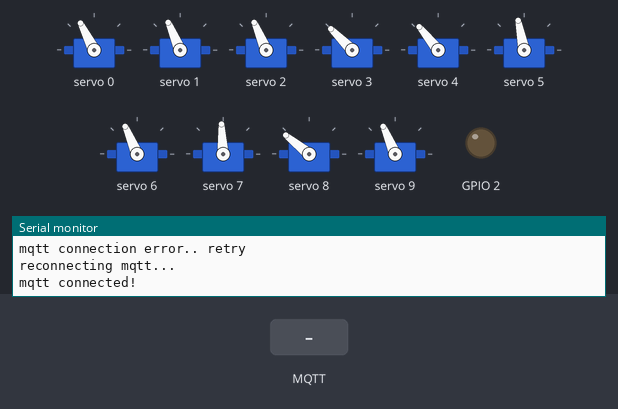
Simulated run of this sketch. Board: ESP32. Shown: 10 × servo, output pins drawn as LEDs (lit = HIGH), the last lines printed to the serial monitor. The inputs (shaded band) are chosen by the test bench. WiFi joins after 1.5 s; servers stay silent unless stated; no MQTT or app messages arrive unless stated.

Above: at 6.7 s.
6.8 s: MQTT message "relax" arrives on the first subscribed topic
9.0 s: MQTT message "test" arrives on the first subscribed topic
At 10.9 s:
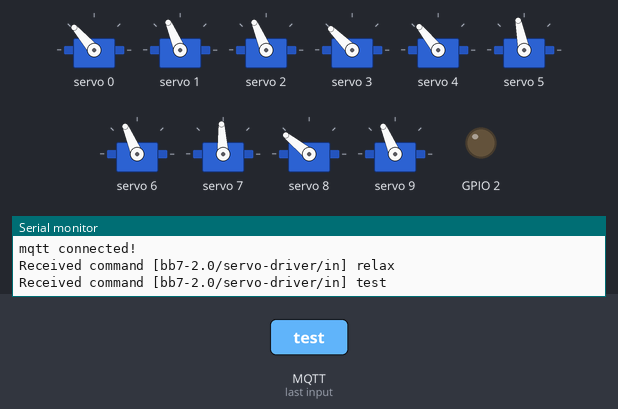
At 16.0 s:
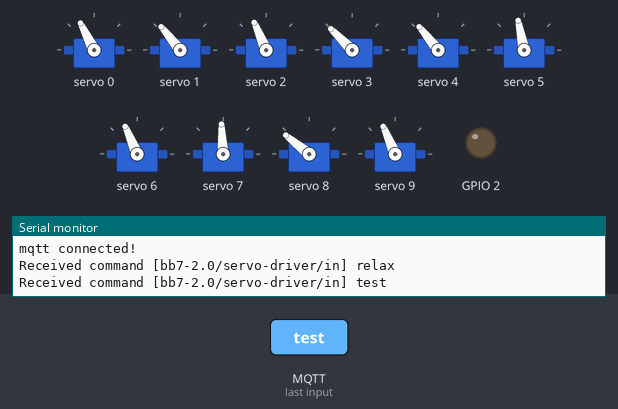
Timing chart, 0 to 29.1 s (numbered marks = the images above; inputs shaded):
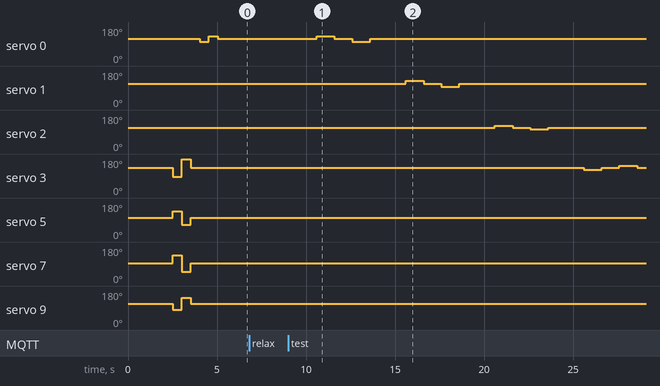

Measured:
- after the input at 9.0 s, servo 0: 117° → 131° after 1.6 s, → 117° 1.0 s later, → 103° 1.0 s later, → 117° 1.0 s later; servo 1: 113° → 129° after 6.6 s, → 113° 1.0 s later, → 97° 1.0 s later, → 113° 1.0 s later

The sketch:

motor_driver.ino
```cpp
//Preparazione IDE ESP32:
//File > Preferences > Additional Board Manager URLs > https://dl.espressif.com/dl/package_esp32_index.json
//Tools > Board Arduino Uno > Boards Manager > ESP32
//Tools > Board Arduino Uno > ESP32 Arduino" > DOIT ESP32 DEVKIT V1
//Tools > Manage Libraries > PubSubClient
//Tools > Manage Libraries > Adafruit PWM Servo Driver Library by Adafruit
//Tools > Port > <Selezionare porta seriale disponibile>

//links:
//https://randomnerdtutorials.com/installing-the-esp32-board-in-arduino-ide-windows-instructions/
//https://techtutorialsx.com/2017/04/24/esp32-connecting-to-a-wifi-network/
//https://learn.adafruit.com/16-channel-pwm-servo-driver/using-the-adafruit-library
//https://robojax.com/learn/arduino/?vid=robojax_PCA9685-V4
//https://www.pubnub.com/blog/pubsub-nodemcu-32s-esp32-mqtt-pubnub-arduino-sdk/
//https://www.silabs.com/developers/usb-to-uart-bridge-vcp-drivers

/****************************************************************************************************************************************************
 * SETUP ENVIROMENT FOR "ESP-WROOM-32 38 PIN Develeopment" chip:
 * link: https://randomnerdtutorials.com/installing-the-esp32-board-in-arduino-ide-windows-instructions/
 *
 * 1) Additional Board Manager URLs: https://raw.githubusercontent.com/espressif/arduino-esp32/gh-pages/package_esp32_index.json
 * OR: https://raw.githubusercontent.com/espressif/arduino-esp32/gh-pages/package_esp32_index.json, http://arduino.esp8266.com/stable/package_esp8266com_index.json
 * 2) Tools > Board > Boards Manager -> install "ESP32 by Espressif Systems"
 * 3) TOOLS->Board->ESP32 Arduino->DOIT ESP32 DEVKIT V1
 * 4) Tools > Port and select the COM port
 ****************************************************************************************************************************************************/


#include <WiFi.h>
#include <PubSubClient.h>

#include <Wire.h>
#include <Adafruit_PWMServoDriver.h>

//servo range
#define DEGREEMIN -90 //'minimum' degree
#define DEGREEMAX  90 //'maximum' degree

//body joint
#define HEAD                  0
#define NECK                  1
#define RIGHT_FRONT_SHOULDER  2
#define RIGHT_FRONT_ARM       3
#define LEFT_FRONT_SHOULDER   4
#define LEFT_FRONT_ARM        5
#define RIGHT_BACK_SHOULDER   6
#define RIGHT_BACK_ARM        7
#define LEFT_BACK_SHOULDER    8
#define LEFT_BACK_ARM         9

//wifi and mqtt configuration
const char* ssid     = "Vodafone-C01960075";
const char* password = "tgYsZkgHA4xhJLGy";
const char* mqtt_server = "192.168.1.6";
const int mqtt_port = 9001;
const char* topic_input = "bb7-2.0/servo-driver/in";
const char* topic_output = "bb7-2.0/servo-driver/out";
const char* client_id = "bb7-2.0/servo-driver/123456";

//mqtt vars
WiFiClient MQTTclient;
PubSubClient client(MQTTclient);
long lastReconnectAttempt = 0;

// called this way, it uses the default address 0x40
Adafruit_PWMServoDriver board = Adafruit_PWMServoDriver();

//setup wifi
void setup_wifi() {
  Serial.begin(115200);

  WiFi.begin(ssid, password);

 if(WiFi.waitForConnectResult() != WL_CONNECTED) {
      Serial.println("Couldn't connect to WiFi.");
      while(1) delay(100);
  }

  Serial.print("Connected to the WiFi network: ");
  Serial.println(ssid);
}

//setup mqtt
void setup_mqtt() {
  client.setServer(mqtt_server, mqtt_port);
  client.setCallback(receive_command);
  lastReconnectAttempt = 0;
}

//setup adafruit board
void setup_adafruit_board() {
  Serial.println("Setup adafruit board");
  //Wire.begin(SDA, SCL);
  //board = Adafruit_PWMServoDriver();
  board = Adafruit_PWMServoDriver(0x40);
  board.begin();
  board.setPWMFreq(60);
  board.setOscillatorFrequency(27000000);

  delay(500);
  for(int i=0; i<10; i++) moveJoint(i, 0);
  for(int i=0; i<10; i++) moveJoint(i, 0);
  delay(500);
  for(int i=3; i<10; i+=2) moveJoint(i, -90);
  for(int i=3; i<10; i+=2) moveJoint(i, -90);
  delay(500);
  for(int i=3; i<10; i+=2) moveJoint(i, 90);
  for(int i=3; i<10; i+=2) moveJoint(i, 90);
  delay(500);
  for(int i=3; i<10; i+=2) moveJoint(i, 0);
  for(int i=3; i<10; i+=2) moveJoint(i, 0);
  delay(500);
  moveJoint(0, 20);
  moveJoint(0, 20);
  delay(500);
  moveJoint(0, -20);
  moveJoint(0, -20);
  delay(500);
  moveJoint(0, 0);
  moveJoint(0, 0);
  delay(500);
}

//reconnect to mqtt
boolean reconnect() {
  Serial.println("reconnecting mqtt...");
  if (client.connect(client_id)) {
    client.subscribe(topic_input); // Subscribe to channel.
  }
  return client.connected();
}

//move body joint (servo motor)
void moveJoint(int joint, int degree) {

  //degree limit
  if(degree > DEGREEMAX) degree = DEGREEMAX;
  if(degree < DEGREEMIN) degree = DEGREEMIN;

  int pulse = 0;

  if(joint==HEAD){
    //center=430
    int servoMin = 270;
    int servoMax = 590;
    int sign = -1;
    pulse = map(degree*sign, DEGREEMIN, DEGREEMAX, servoMin, servoMax);
  }
  if(joint==NECK){
    //center=420
    int servoMin = 240;
    int servoMax = 600;
    int sign = -1;
    pulse = map(degree*sign, DEGREEMIN, DEGREEMAX, servoMin, servoMax);
  }
  if(joint==RIGHT_FRONT_SHOULDER){
    //center=420
    int servoMin = 320;
    int servoMax = 520;
    int sign = -1;
    pulse = map(degree*sign, DEGREEMIN, DEGREEMAX, servoMin, servoMax);
  }
  if(joint==RIGHT_FRONT_ARM){
    //center=475
    int servoMin = 350;
    int servoMax = 600;
    int sign = 1;
    pulse = map(degree*sign, DEGREEMIN, DEGREEMAX, servoMin, servoMax);
  }
  if(joint==LEFT_FRONT_SHOULDER){
    //center=460
    int servoMin = 360;
    int servoMax = 560;
    int sign = 1;
    pulse = map(degree*sign, DEGREEMIN, DEGREEMAX, servoMin, servoMax);
  }
  if(joint==LEFT_FRONT_ARM){
    //center=390
    int servoMin = 300;
    int servoMax = 480;
    int sign = -1;
    pulse = map(degree*sign, DEGREEMIN, DEGREEMAX, servoMin, servoMax);
  }
  if(joint==RIGHT_BACK_SHOULDER){
    //center=420
    int servoMin = 320;
    int servoMax = 520;
    int sign = -1;
    pulse = map(degree*sign, DEGREEMIN, DEGREEMAX, servoMin, servoMax);
  }
  if(joint==RIGHT_BACK_ARM){
    //center=370
    int servoMin = 260;
    int servoMax = 480;
    int sign = -1;
    pulse = map(degree*sign, DEGREEMIN, DEGREEMAX, servoMin, servoMax);
  }
  if(joint==LEFT_BACK_SHOULDER){
    //center=490
    int servoMin = 390;
    int servoMax = 590;
    int sign = 1;
    pulse = map(degree*sign, DEGREEMIN, DEGREEMAX, servoMin, servoMax);
  }
  if(joint==LEFT_BACK_ARM){
    //center=420
    int servoMin = 340;
    int servoMax = 500;
    int sign = 1;
    pulse = map(degree*sign, DEGREEMIN, DEGREEMAX, servoMin, servoMax);
  }

  //debug
  if(false) {
    Serial.print("Move: Joint ");
    Serial.print(joint);
    Serial.print(" degree: ");
    Serial.print(degree);
    Serial.print(" pulse: ");
    Serial.println(pulse);
  }

  //move servo
  board.setPWM(joint, 0, pulse);
}

//mqtt message callback (servo-driver receive command)
void receive_command(char* topic, byte* payload, unsigned int length) {
  Serial.print("Received command [");
  Serial.print(topic);
  Serial.print("] ");

  String payload_buff;
  for (int i=0;i<length;i++) {
    payload_buff = payload_buff+String((char)payload[i]);
  }
  Serial.println(payload_buff);

  //relax servos
 if(payload_buff.startsWith("relax")) {
    for(int i=0; i<10; i++){
      moveJoint(i, 0);
    }
    return;
  }

  //test servos
  if(payload_buff.startsWith("test")) {
    for(int i=0; i<10; i++){
      moveJoint(i, 0);
    }
  	for(int i=0; i<10; i++){
  		moveJoint(i, 0);
  		delay(1000);
  		moveJoint(i, -20);
  		delay(1000);
  		moveJoint(i, 0);
  		delay(1000);
  		moveJoint(i, +20);
  		delay(1000);
  	  moveJoint(i, 0);
      delay(1000);
    }
  	return;
  }

  //led
  if(payload_buff.startsWith("led")) {
    int onoff = getValue(payload_buff, ':', 1).toInt();
    digitalWrite(BUILTIN_LED, (onoff ? HIGH : LOW));
	  return;
  }

  //setup servo
  //setup|joint:pulse|joint:pulse|.. (ex. setup:0=100:2=388)
  if(payload_buff.startsWith("setup")) {
    for(int i = 0; i <= 10; i++) {
      String token = getValue(payload_buff, ':', i);
      if(token!="setup" && token!="") {
        int joint = getValue(token, '=', 0).toInt();
        int pulse = getValue(token, '=', 1).toInt();
        board.setPWM(joint, 0, pulse);
      }
    }
    return;
  }

  /*
  //move servo
  //move|joint:degree|joint:degree|.. (ex. move:0=30:2=-70)
  if(payload_buff.startsWith("move")) {
    for(int count = 0; count <= 3; count++) {
      for(int i = 0; i <= 10; i++) {
        String token = getValue(payload_buff, ':', i);
        if(token!="move" && token!="") {
          int joint = getValue(token, '=', 0).toInt();
          int degree = getValue(token, '=', 1).toInt();
          moveJoint(joint, degree);
        }
      }
    }
  }
  */

  //move servo
  //move|joint:degree|joint:degree|.. (ex. move:S0=30:S2=-70:D=100:S0=10)
  if(payload_buff.startsWith("move")) {

    //loop tokens
    int index = 1;
    String token = "";
    do {
      //get token (key=value)
      token = getValue(payload_buff, ':', index++);
      if(token!="") {
        String key   = getValue(token, '=', 0);
        String value = getValue(token, '=', 1);

        //servo command
        if(key.startsWith("S")) {
          key.replace("S", "");
          for(int retry = 0; retry <= 3; retry++) {
            moveJoint(key.toInt(), value.toInt());
          }
        }

        //delay command
        if(key.startsWith("D")) {
          delay(value.toInt());
        }
      }
    } while (token != "");
  }

  //send feedback message
  //client.publish(topic_output, payload_buff.c_str());

  //send servo status feedback message
  String feedback = "feedback";
  for(int i=0; i<10; i++) feedback += ":" + String(i) + "=" + String(board.getPWM(i));
  Serial.print("servo status: ");
  Serial.println(feedback);
  client.publish(topic_output, feedback.c_str());
}

//get values from separated token string
String getValue(String data, char separator, int index) {
  int found = 0;
  int strIndex[] = {0, -1};
  int maxIndex = data.length()-1;

  for(int i=0; i<=maxIndex && found<=index; i++){
    if(data.charAt(i)==separator || i==maxIndex){
        found++;
        strIndex[0] = strIndex[1]+1;
        strIndex[1] = (i == maxIndex) ? i+1 : i;
    }
  }

  return found>index ? data.substring(strIndex[0], strIndex[1]) : "";
}

void setup() {
  pinMode(BUILTIN_LED, OUTPUT);     // Initialize the BUILTIN_LED pin as an output
  Serial.begin(115200);
  setup_wifi();
  setup_mqtt();
  setup_adafruit_board();
}

void loop() {
  //loop for mqtt
  if (!client.connected()) {
    Serial.println("mqtt connection error.. retry");
    long now = millis();
    if (now - lastReconnectAttempt > 5000) { // Try to reconnect.
      lastReconnectAttempt = now;
      if (reconnect()) { // Attempt to reconnect.
        Serial.println("mqtt connected!");
        lastReconnectAttempt = 0;
      }
    }
  }
  else { // Connected.
    client.loop();
    //client.publish(topic_output, "Hello world!"); // Publish message.
    delay(1000);
  }
}
```
